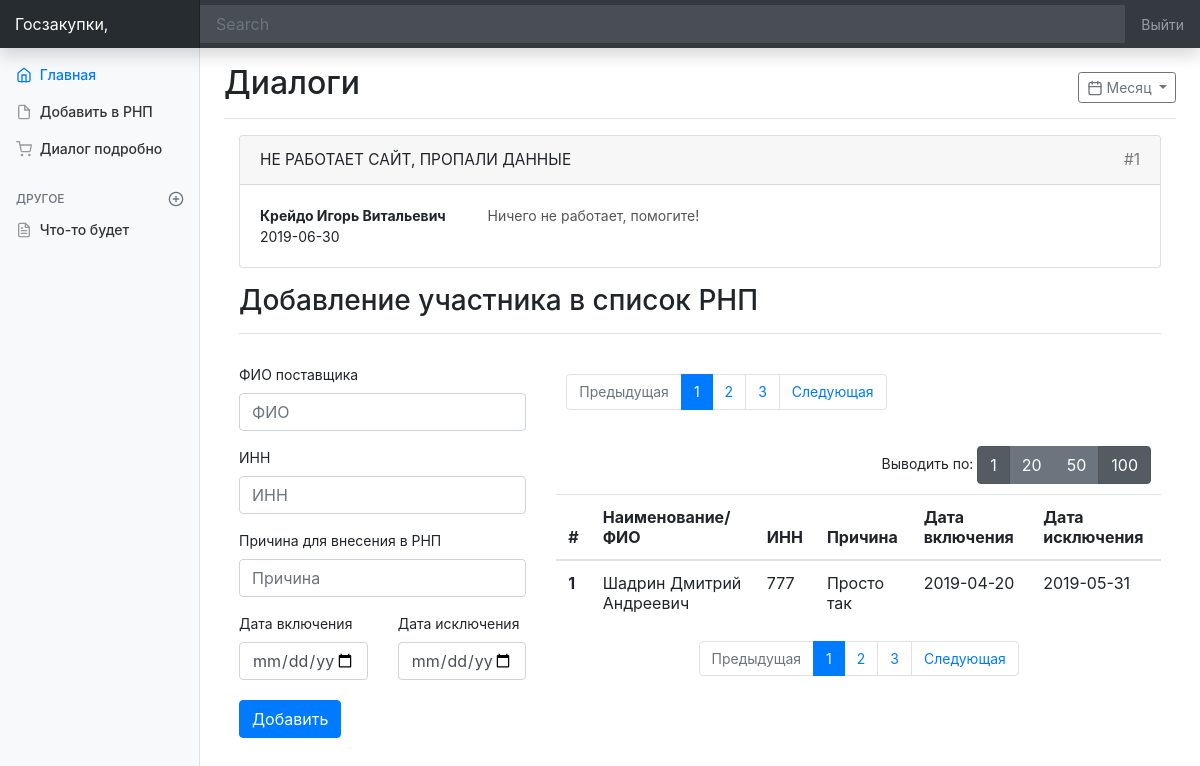
The app's page /userpanel/index.php?page=1&limit=1 with its own data.
### tables this page shows
CREATE TABLE `support` (
  `id` int(11) NOT NULL,
  `id_user` int(11) NOT NULL,
  `id_admin` int(11) NOT NULL,
  `reason` varchar(255) NOT NULL,
  `date_created` date NOT NULL,
  `status` int(11) NOT NULL
);

CREATE TABLE `user` (
  `id` int(11) NOT NULL,
  `fio` varchar(255) NOT NULL,
  `inn` varchar(255) NOT NULL,
  `phone` varchar(255) NOT NULL,
  `type` varchar(255) NOT NULL,
  `email` varchar(255) NOT NULL,
  `password` varchar(255) NOT NULL,
  `date_reg` date NOT NULL,
  `rnp` int(11) NOT NULL,
  `token` varchar(255) NOT NULL
);

CREATE TABLE `rnp` (
  `id` int(11) NOT NULL,
  `id_user` int(11) NOT NULL,
  `date_start` date NOT NULL,
  `date_end` date NOT NULL,
  `reason` varchar(255) NOT NULL
);

### functions.php (called while the page is built, shortened)
<?php
function resultToArray ($result) {
    $array=array();
    while(($row=$result->fetch_assoc())!=false)
        $array[]=$row;
    return $array;
}
function getRnpData($mysqli,$page,$limit){
    $offset=($page-1)*$limit;
    return resultToArray($mysqli->query("SELECT rnp.*,user.fio,user.inn FROM rnp JOIN user ON rnp.id_user = user.id LIMIT $offset,$limit"));
}
function getSupportDialogs($mysqli,$page,$limit){
    $newsql = "SELECT support.*,user.fio,user.inn,support_chat.text,support_chat.date FROM support JOIN user ON support.id_user = user.id JOIN (SELECT * FROM support_chat ORDER BY date DESC) AS support_chat ON support_chat.id_support=support.id GROUP BY support.id";
    return resultToArray($mysqli->query($newsql));
}
?>

### userpanel/templates/dialog.php (the view, shortened to what this page needs)
<main role="main" class="col-md-9 ml-sm-auto col-lg-10 px-4">
<div class="main_container">
  <div class="d-flex justify-content-between flex-wrap flex-md-nowrap align-items-center pt-3 pb-2 mb-3 border-bottom">
    <h1 class="h2">Диалоги</h1>
    <div class="btn-toolbar mb-2 mb-md-0">
      <button type="button" class="btn btn-sm btn-outline-secondary dropdown-toggle">
        Месяц
      </button>
    </div>
  </div>
    <div class="col-12">
        <?for ($i=0;$i<count($supportDialodsData);$i++){?>
        <div class="card">
          <div class="card-header">
             <?=$supportDialodsData[$i]['reason']?>
            <div style="float:right;color:#777;">#<?=$supportDialodsData[$i]['id']?></div>
          </div>
          <div class="card-body">
              <div class="row">
                <div class="col-3">
                  <div class="">
                    <div class="black_bold_title">
                        <b> <?=$supportDialodsData[$i]['fio']?></b>
                      </div>
                      <div class="item_date_block">
                        <div class="gray_title">
                              <?=$supportDialodsData[$i]['date_created']?>
                        </div>
                      </div>
                  </div>
                  </div>
                <div class="col-9">
                  <div class="">
                      <div class="" style="color:#555;">
                      <?=$supportDialodsData[$i]['text']?>
                      </div>
                  </div>
                </div>
              </div>
            </div>
        </div>
        <?}?>
      <div class="d-flex justify-content-between flex-wrap flex-md-nowrap align-items-center pt-3 pb-2 mb-3 border-bottom">
        <h3 class="h3">Добавление участника в список РНП</h3>
      </div>
    <div class="row" style="margin-top: 30px;" >
        <div class="col-4">
            <form action="send.php?act=addUserToRNP" method="post">
                <div class="form-group">
                    <label for="exampleInputEmail1">ФИО поставщика</label>
                <input type="text" class="form-control smartfinder" name="name" id="exampleInputEmail1" aria-describedby="emailHelp" placeholder="ФИО ">
              </div>
              <div class="form-group">
                <label for="exampleInputEmail1">ИНН</label>
                <input type="text" class="form-control" name="inn" id="exampleInputEmail1" aria-describedby="emailHelp" placeholder="ИНН">
              </div>
              <div class="form-group">
                <label for="exampleInputPassword1">Причина для внесения в РНП</label>
                <input type="text" class="form-control" name="reason" id="exampleInputPassword1" placeholder="Причина">
              </div>
              <div class="row" style="margin-top: 10px">
                  <div class="col-6">
                      <label for="exampleInputPassword1">Дата включения</label>
                      <input type="date" class="form-control"  placeholder="Дата включения" name="date_start">
                  </div>
                  <div class="col-6">
                      <label for="exampleInputPassword1">Дата исключения</label>
                      <input type="date" class="form-control"  placeholder="Дата исключения" name="date_end">
                  </div>
              </div>
              <button type="submit" class="btn btn-primary" style="margin-top:20px;">Добавить</button>
            </form>
        </div>
        <div class="col-8">
            <div style="padding:10px;float:left;">
        <nav aria-label="Page navigation example">
          <ul class="pagination justify-content-center">
            <li class="page-item <?=(($page==1) ? "disabled":"" )?>">
              <a class="page-link" href="?page=<?=$page-1?>&limit=<?=$limit?>" tabindex="-1" aria-disabled="true">Предыдущая</a>
            </li>
              <?  for ($i=0;$i<$rnpPagesNum;$i++){?>
            <li class="page-item <?=(($page-1==$i) ? "active":"") ?>"><a class="page-link" href="?page=<?=($i+1)?>&limit=<?=$limit?>"><?=$i+1?></a></li>
              <?}?>
            <li class="page-item <?=(($page==$rnpPagesNum) ? "disabled":"") ?>">
              <a class="page-link " href="?page=<?=$page+1?>&limit=<?=$limit?>">Следующая</a>
            </li>
          </ul>
        </nav>
            </div>
            <div style="padding:10px;float:right;">
                                Выводить по:
            <div class="btn-group" role="group" aria-label="Basic example">
              <a href="?page=<?=$page?>&limit=1" class="btn btn-secondary <?=(($limit==1) ? "active":"") ?>">1</a>
                <a href="?page=<?=$page?>&limit=20" class="btn btn-secondary <?=(($limit==20) ? "active":"") ?>">20</a>
              <a href="?page=<?=$page?>&limit=50" class="btn btn-secondary <?=(($limit==50) ? "active":"") ?>">50</a>
              <a href="?page=<?=$page?>&limit=100" class="btn btn-secondary <?=(($limit==1) ? "active":"") ?>">100</a>
            </div>
                </div>
            <div class="table_block ">
                    <table class="table table-hover">
                      <thead>
                        <tr>
                          <th scope="col">#</th>
                          <th scope="col">Наименование/ФИО</th>
                          <th scope="col">ИНН</th>
                          <th scope="col">Причина</th>
                          <th scope="col">Дата включения</th>
                          <th scope="col">Дата исключения</th>
                        </tr>
                      </thead>
                      <tbody>
                          <?for ($i=0;$i<count($rnpData);$i++){?>
                        <tr>
                          <th scope="row"><?=($i+1)?></th>
                          <td><?=$rnpData[$i]['fio']?></td>
                          <td><?=$rnpData[$i]['inn']?></td>
                          <td><?=$rnpData[$i]['reason']?></td>
                          <td><?=$rnpData[$i]['date_start']?></td>
                          <td><?=$rnpData[$i]['date_end']?></td>
                        </tr>
                          <?}?>
                        </tbody>
                </table>
        </div>
        <nav aria-label="Page navigation example">
          <ul class="pagination justify-content-center">
            <li class="page-item <?=(($page==1) ? "disabled":"" )?>">
              <a class="page-link" href="?page=<?=$page-1?>&limit=<?=$limit?>" tabindex="-1" aria-disabled="true">Предыдущая</a>
            </li>
              <?  for ($i=0;$i<$rnpPagesNum;$i++){?>
            <li class="page-item <?=(($page-1==$i) ? "active":"") ?>"><a class="page-link" href="?page=<?=($i+1)?>&limit=<?=$limit?>"><?=$i+1?></a></li>
              <?}?>
            <li class="page-item <?=(($page==$rnpPagesNum) ? "disabled":"") ?>">
              <a class="page-link " href="?page=<?=$page+1?>&limit=<?=$limit?>">Следующая</a>
            </li>
          </ul>
        </nav>
    </div>
</div>
</main>

### userpanel/css/style.css (style rules this page uses)
body { font-size: .875rem; }
.feather { width: 16px; height: 16px; vertical-align: text-bottom; }
[role="main"] { padding-top: 133px; }
@media (min-width: 768px) { [role="main"] { padding-top: 48px; } }
.card-header { font-size: 1.1em; text-transform: uppercase; background-color: }

### records on screen
support: reason "НЕ РАБОТАЕТ САЙТ, ПРОПАЛИ ДАННЫЕ", id "1", id_user.fio "Крейдо Игорь Витальевич", date_created "2019-06-30", text "Ничего не работает, помогите!"
rnp: id_user.fio "Шадрин Дмитрий Андреевич", id_user.inn "777", reason "Просто так", date_start "2019-04-20", date_end "2019-05-31"
